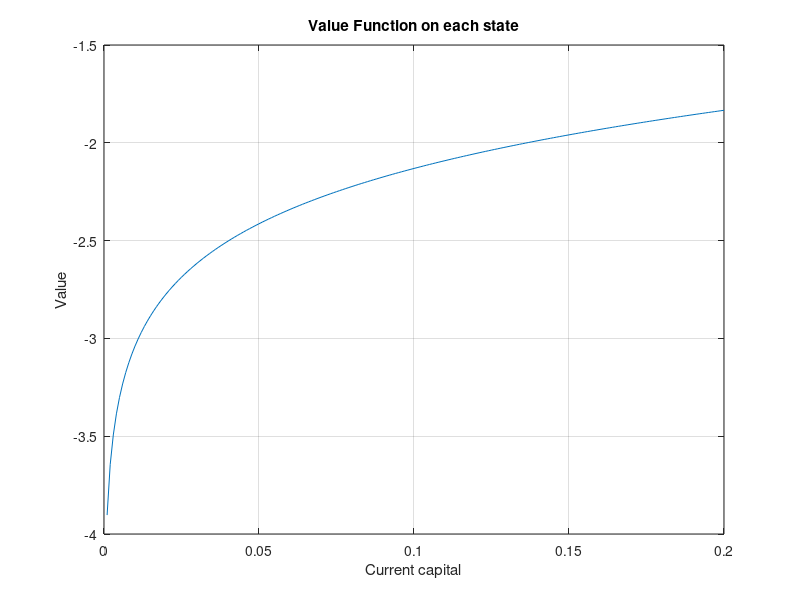
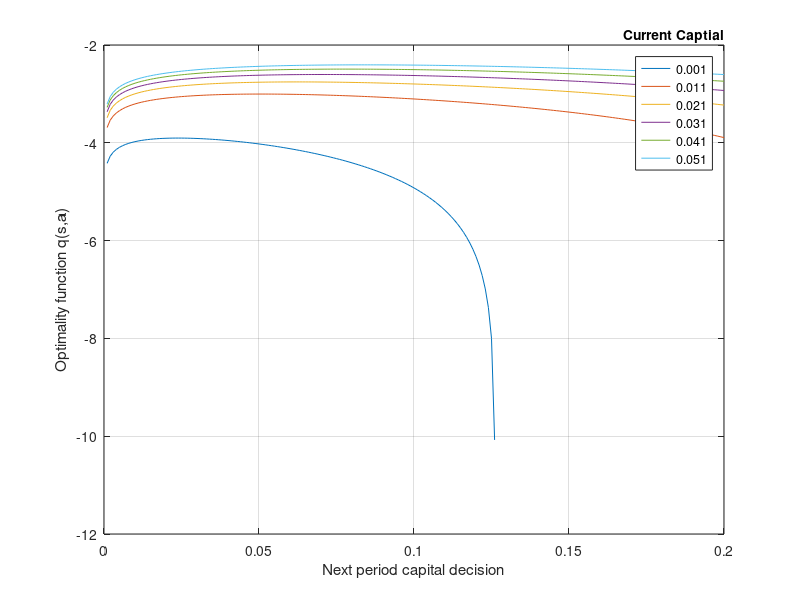
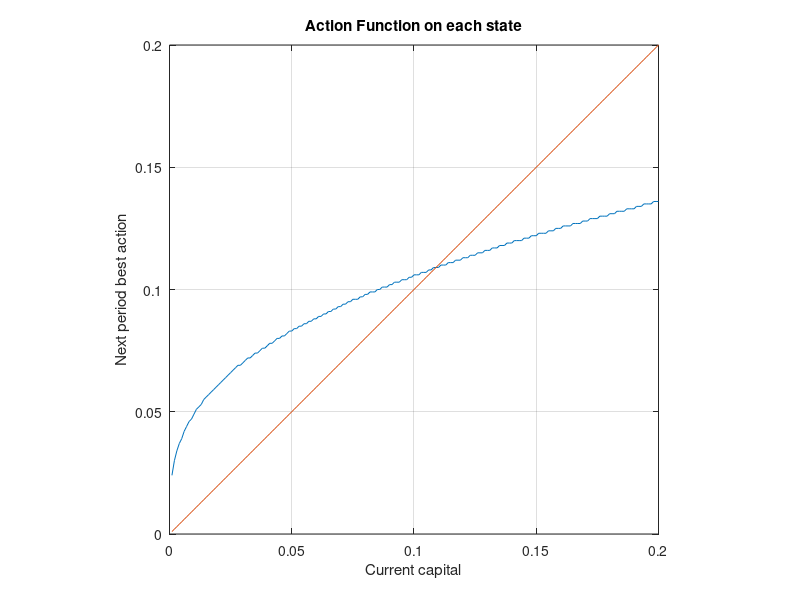

Write MATLAB code to recreate these figures, in order.
% Tianli Xia
% Macro Homework 3
% Dynamic programming: value-iteration
%%%%%%%%%%%%%%%%%%%%%%%%%%%%%%%%%%%%%%%%%%%
% Q(s, k)= (s^{\alpha} - (1-\delta)s - k) + \beta V(k)
% V(s)= max_{k} Q(s, k)
% Transition: s=k
% State variable: s
% Action varible: k
% 
%
%%%%%%%%%%%%%%%%%%%%%%%%%%%%%%%%%%%%%%%%%%%

clear all

%% Initialize the problem
alpha=0.3;
beta=0.6;
delta=0.75;
k=200; % number of grids
len= 0.001; % length of grid, it is good to start from big value and then decrease
start= len;
state= start:len:start+len*(k-1); % different states:
action= start:len:start+len*(k-1);

%% Initialize value function matrix
V = ones(k,1); % V: state* action matrix
PI = ones(k,1); % PI: best policy matrix
threshold= 10^(-6); % Tolerance level in the loop
epsilon=1; 
count=0; % Count how many times the loop runs

while epsilon> threshold
    V_temp=-inf*ones(k);
    for s=1:k % value function iteration: get current value
        a_max=state(s)^alpha+ (1-delta)*state(s); % Calculate feasible action sets: 0<=a<=state(s)^alpha+ (1-delta)*state(s)
        for a=1:min(k, ceil( (a_max-start)/len) )
            V_temp(s,a)= log( state(s)^alpha+ (1-delta)*state(s) -action(a)) + beta* V(a); 
        end
        [V_new, PI]= max(V_temp, [], 2); % Calculate (1) New value function; (2) best action function.
    end
    epsilon= ( max( abs(V_new -V))) % Calculate the current error
    V=V_new;
    count=count+1; % Count times the loop ends
end

%% Plot graph
% plot the value function
plot(state, V)
grid on
axis on
xlabel("Current capital")
ylabel("Value")
title("Value Function on each state")
print -djpeg -r600 hw3_value_2

 
%plot potential function of actions at each state 
for i=1:10:51
    plot(state, V_temp(i,:))
    hold on
end
xlabel("Next period capital decision")
ylabel("Optimality function q(s,a)")
lgd= legend("0.001","0.011","0.021","0.031","0.041","0.051")
title(lgd, "Current Captial")
axis on
grid on
hold off
% for i=1:5:26
%     plot(state(PI(i)), V_temp(i,PI(i)), "r.")
%     hold on
% end
% hold off
print -djpeg -r600 hw3_control_2


%plot action function
    plot(state, action(PI))
    x=state;
    y=state;
    hold on
    plot(x,y)
    grid on
    axis on
    xlabel("Current capital")
    ylabel("Next period best action")
    title("Action Function on each state")
    axis square
    print -djpeg -r600 hw3_action_2

